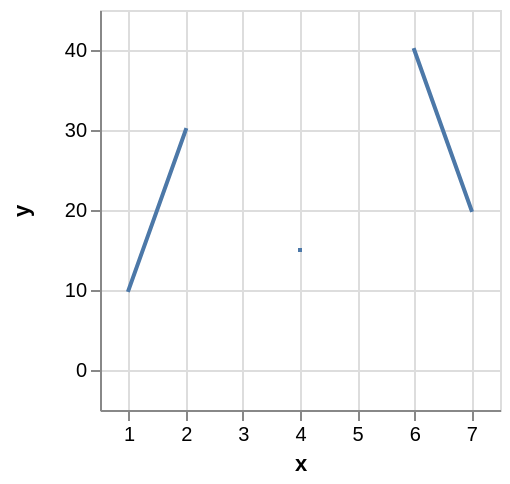

The specification (Vega-Lite) saved for this image:
### Vega specification from a JSON file in a GitHub repository (floating-point values rounded to 4 significant figures)
{"$schema": "https://vega.github.io/schema/vega/v4.json", "description": "A simple bar chart with embedded data.", "autosize": "pad", "padding": 5, "width": 200, "height": 200, "style": "cell", "data": [{"name": "source_0", "values": [{"x": 1, "y": 10}, {"x": 2, "y": 30}, {"x": 3, "y": null}, {"x": 4, "y": 15}, {"x": 5, "y": null}, {"x": 6, "y": 40}, {"x": 7, "y": 20}]}], "marks": [{"name": "marks", "type": "line", "style": ["line"], "sort": {"field": "datum[\"x\"]", "order": "descending"}, "from": {"data": "source_0"}, "encode": {"update": {"strokeCap": {"value": "square"}, "stroke": {"value": "#4c78a8"}, "tooltip": {"signal": "{\"x\": format(datum[\"x\"], \"\"), \"y\": format(datum[\"y\"], \"\")}"}, "x": {"scale": "x", "field": "x"}, "y": {"scale": "y", "field": "y"}, "defined": {"signal": "datum[\"x\"] !== null && !isNaN(datum[\"x\"]) && datum[\"y\"] !== null && !isNaN(datum[\"y\"])"}}}}], "scales": [{"name": "x", "type": "linear", "domain": {"data": "source_0", "field": "x"}, "range": [0, {"signal": "width"}], "nice": true, "zero": false, "padding": 5}, {"name": "y", "type": "linear", "domain": {"data": "source_0", "field": "y"}, "range": [{"signal": "height"}, 0], "nice": true, "zero": true, "padding": 5}], "axes": [{"scale": "x", "orient": "bottom", "grid": false, "title": "x", "labelFlush": true, "labelOverlap": true, "tickCount": {"signal": "ceil(width/40)"}, "zindex": 1}, {"scale": "x", "orient": "bottom", "gridScale": "y", "grid": true, "tickCount": {"signal": "ceil(width/40)"}, "domain": false, "labels": false, "maxExtent": 0, "minExtent": 0, "ticks": false, "zindex": 0}, {"scale": "y", "orient": "left", "grid": false, "title": "y", "labelOverlap": true, "tickCount": {"signal": "ceil(height/40)"}, "zindex": 1}, {"scale": "y", "orient": "left", "gridScale": "x", "grid": true, "tickCount": {"signal": "ceil(height/40)"}, "domain": false, "labels": false, "maxExtent": 0, "minExtent": 0, "ticks": false, "zindex": 0}], "config": {"axisY": {"minExtent": 30}}}
